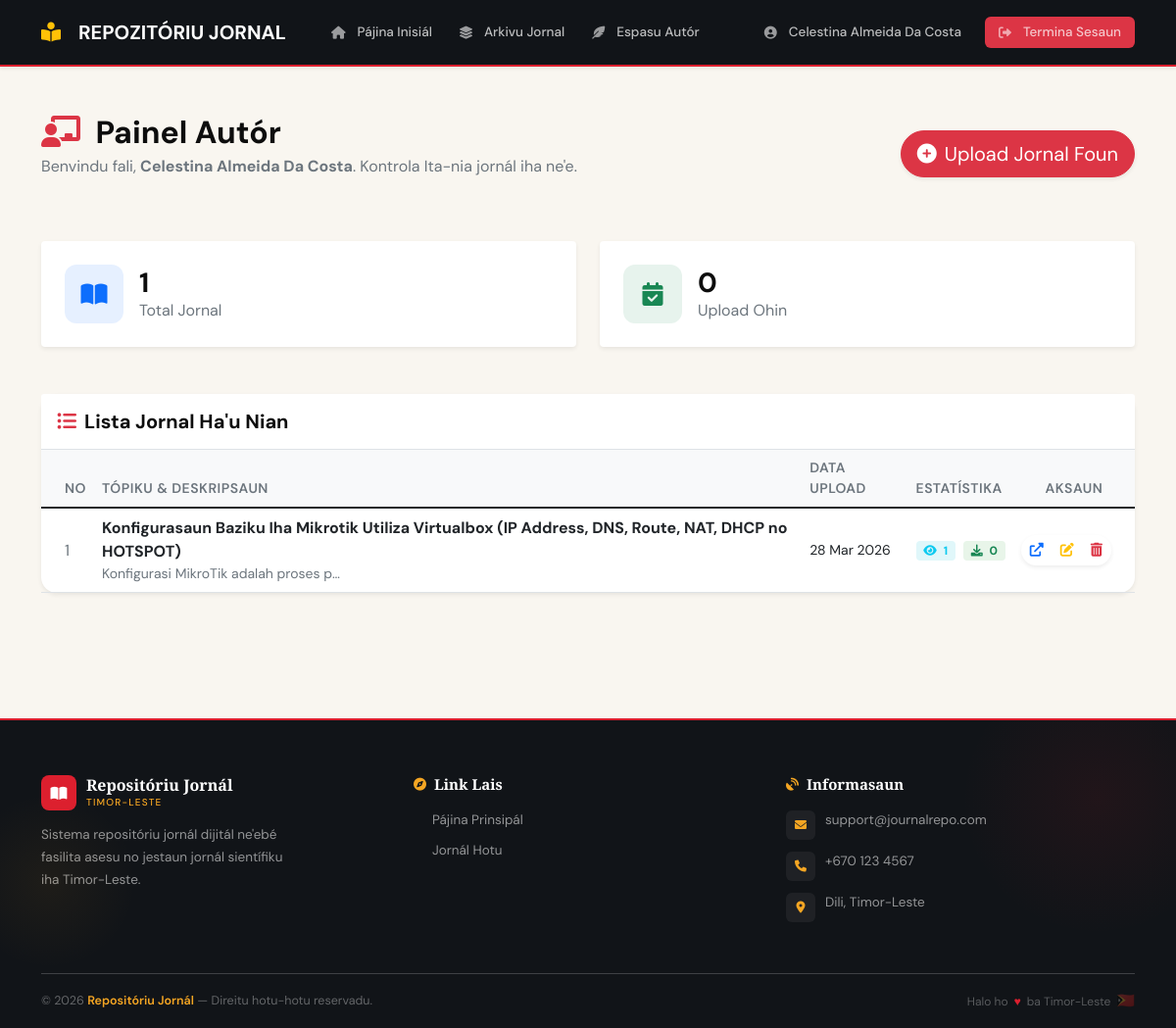
Page /author/dashboard.php (signed in) on the committed database.
### tables this page shows
CREATE TABLE `journals` (
  `id` int(11) NOT NULL,
  `topiku` varchar(255) NOT NULL,
  `deskripsaun` text DEFAULT NULL,
  `file_path` varchar(255) NOT NULL,
  `uploaded_by` int(11) NOT NULL,
  `created_at` timestamp NOT NULL DEFAULT current_timestamp()
);

### author/dashboard.php (the view, shortened to what this page needs)
<?php
require_once __DIR__ . '/../includes/functions.php';
$user_id = $_SESSION['user_id'];
$stmt = $pdo->prepare("
    SELECT j.*,
           (SELECT COUNT(*) FROM journal_stats WHERE journal_id = j.id AND type = 'view') as views,
           (SELECT COUNT(*) FROM journal_stats WHERE journal_id = j.id AND type = 'download') as downloads
    FROM journals j
    WHERE j.uploaded_by = ?
    ORDER BY j.created_at DESC
");
$stmt->execute([$user_id]);
$journals = $stmt->fetchAll();
$stmt = $pdo->prepare("
    SELECT
        COUNT(*) as total_journals,
        SUM(CASE WHEN DATE(created_at) = CURDATE() THEN 1 ELSE 0 END) as today_uploads
    FROM journals
    WHERE uploaded_by = ?
");
$stmt->execute([$user_id]);
$stats = $stmt->fetch();
require_once __DIR__ . '/../includes/navbar.php';
?>
<link rel="stylesheet" href="../assets/css/dashboard.css">
<main class="container py-5">
    <div class="row align-items-center mb-5">
        <div class="col-md-8">
            <h2 class="fw-bold mb-1">
                <i class="fas fa-chalkboard-user text-danger me-2"></i>
                Painel Autór
            </h2>
            <p class="text-muted">Benvindu fali, <strong><?= htmlspecialchars($_SESSION['user_naran']) ?></strong>. Kontrola Ita-nia jornál iha ne'e.</p>
        </div>
        <div class="col-md-4 text-md-end">
            <a href="upload_journal.php" class="btn btn-danger btn-lg shadow-sm rounded-pill">
                <i class="fas fa-plus-circle me-2"></i>Upload Jornal Foun
            </a>
        </div>
    </div>
    <div class="row mb-5 g-4">
        <div class="col-md-6">
            <div class="card border-0 shadow-sm stat-card-custom bg-white p-4">
                <div class="d-flex align-items-center">
                    <div class="stat-icon bg-light-primary text-primary me-3">
                        <i class="fas fa-book-open"></i>
                    </div>
                    <div>
                        <h3 class="fw-bold mb-0"><?= $stats['total_journals'] ?? 0 ?></h3>
                        <p class="text-muted mb-0">Total Jornal</p>
                    </div>
                </div>
            </div>
        </div>
        <div class="col-md-6">
            <div class="card border-0 shadow-sm stat-card-custom bg-white p-4">
                <div class="d-flex align-items-center">
                    <div class="stat-icon bg-light-success text-success me-3">
                        <i class="fas fa-calendar-check"></i>
                    </div>
                    <div>
                        <h3 class="fw-bold mb-0"><?= $stats['today_uploads'] ?? 0 ?></h3>
                        <p class="text-muted mb-0">Upload Ohin</p>
                    </div>
                </div>
            </div>
        </div>
    </div>
    <div class="card border-0 shadow-sm rounded-4">
        <div class="card-header bg-white py-3 border-bottom">
            <h5 class="fw-bold mb-0"><i class="fas fa-list-ul text-danger me-2"></i>Lista Jornal Ha'u Nian</h5>
        </div>
        <div class="card-body p-0">
            <?php if (empty($journals)): ?>
                <div class="text-center py-5">
                    <img src="../assets/img/empty.svg" alt="Empty" style="width: 150px; opacity: 0.5;">
                    <h5 class="mt-3 text-muted">Seidauk iha jornal</h5>
                    <p class="text-muted small">Komeza upload Ita-nia kbiit sientífiku ohin kedas!</p>
                    <a href="upload_journal.php" class="btn btn-outline-danger btn-sm">Upload Agora</a>
                </div>
            <?php else: ?>
                <div class="table-responsive">
                    <table class="table table-hover align-middle mb-0">
                        <thead class="bg-light text-muted small text-uppercase">
                            <tr>
                                <th class="ps-4">No</th>
                                <th>Tópiku & Deskripsaun</th>
                                <th>Data Upload</th>
                                <th>Estatístika</th>
                                <th class="text-center">Aksaun</th>
                            </tr>
                        </thead>
                        <tbody>
                            <?php $no = 1; foreach ($journals as $journal): ?>
                            <tr>
                                <td class="ps-4 text-muted"><?= $no++ ?></td>
                                <td>
                                    <div class="fw-bold text-dark"><?= htmlspecialchars($journal['topiku']) ?></div>
                                    <div class="small text-muted text-truncate" style="max-width: 250px;">
                                        <?= htmlspecialchars($journal['deskripsaun'] ?? '') ?>
                                    </div>
                                </td>
                                <td class="small"><?= date('d M Y', strtotime($journal['created_at'])) ?></td>
                                <td>
                                    <div class="d-flex gap-2">
                                        <span class="badge bg-soft-info text-info border-0">
                                            <i class="fas fa-eye me-1"></i> <?= $journal['views'] ?>
                                        </span>
                                        <span class="badge bg-soft-success text-success border-0">
                                            <i class="fas fa-download me-1"></i> <?= $journal['downloads'] ?>
                                        </span>
                                    </div>
                                </td>
                                <td class="text-center pe-4">
                                    <div class="btn-group shadow-sm rounded-pill overflow-hidden">
                                        <a href="../view_journal.php?id=<?= $journal['id'] ?>" class="btn btn-white btn-sm" title="Haree">
                                            <i class="fas fa-external-link-alt text-primary"></i>
                                        </a>
                                        <a href="edit_journal.php?id=<?= $journal['id'] ?>" class="btn btn-white btn-sm" title="Edit">
                                            <i class="fas fa-edit text-warning"></i>
                                        </a>
                                        <a href="delete_journal.php?id=<?= $journal['id'] ?>"
                                           class="btn btn-white btn-sm"
                                           onclick="return confirm('Ita boot hakarak hamoos jornal ne\'e?')" title="Hamoos">
                                            <i class="fas fa-trash-alt text-danger"></i>
                                        </a>
                                    </div>
                                </td>
                            </tr>
                            <?php endforeach; ?>
                        </tbody>
                    </table>
                </div>
            <?php endif; ?>
        </div>
    </div>
</main>
<?php require_once __DIR__ . '/../includes/footer.php'; ?>

### assets/css/dashboard.css (style rules this page uses)
body { background-color: #f8f9fa; }
.stat-card-custom { transition: transform 0.3s ease; border-radius: 16px; }
.stat-icon { width: 60px; height: 60px; border-radius: 12px; display: flex; align-items: center; justify-content: center; font-size: 24px; }
.bg-light-primary { background-color: rgba(13, 110, 253, 0.1); }
.bg-light-success { background-color: rgba(25, 135, 84, 0.1); }
.bg-soft-info { background-color: #e0f7fa; color: #00bcd4; }
.bg-soft-success { background-color: #e8f5e9; color: #4caf50; }
.table thead th { font-weight: 600; border: none; letter-spacing: 0.5px; }
.btn-white { background: #fff; border: 1px solid #eee; }
.rounded-4 { border-radius: 1rem !important; }
.text-danger { color: #DC1F2E !important; }
.btn-danger { background-color: #DC1F2E; border-color: #DC1F2E; }

### rows in the picture
journals: topiku "Konfigurasaun Baziku Iha Mikrotik Utiliza Virtualbox (IP Address, DNS, Route, NAT, DHCP no HOTSPOT)", deskripsaun "Konfigurasi MikroTik adalah proses p…", created_at "28 Mar 2026", views "1", downloads "0"

### other values in the picture
$_SESSION['user_naran'] "Celestina Almeida Da Costa"
$stats['total_journals'] "1"
$stats['today_uploads'] "0"
